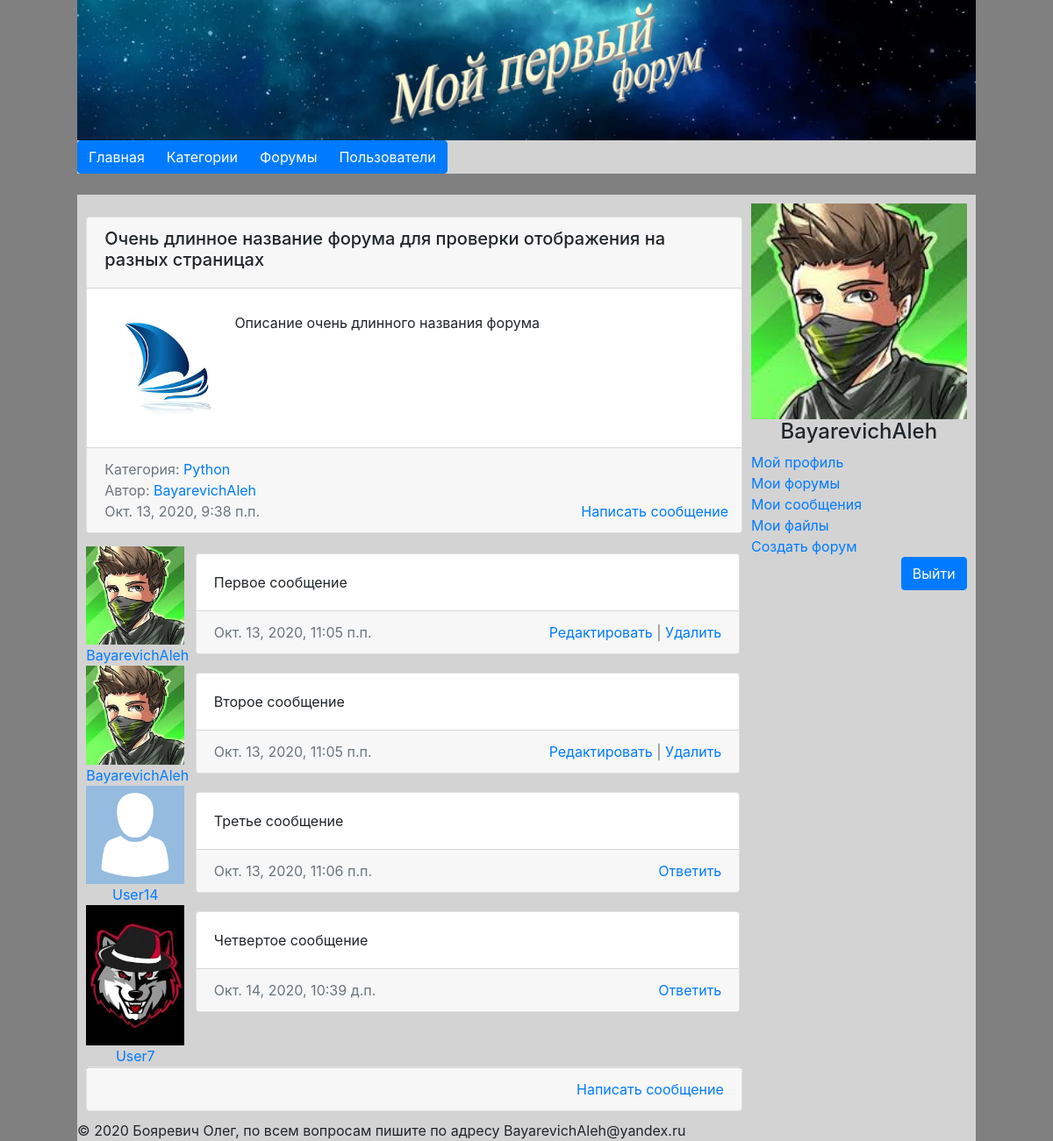
The page /forum/16 (signed in) on the database as committed earlier.
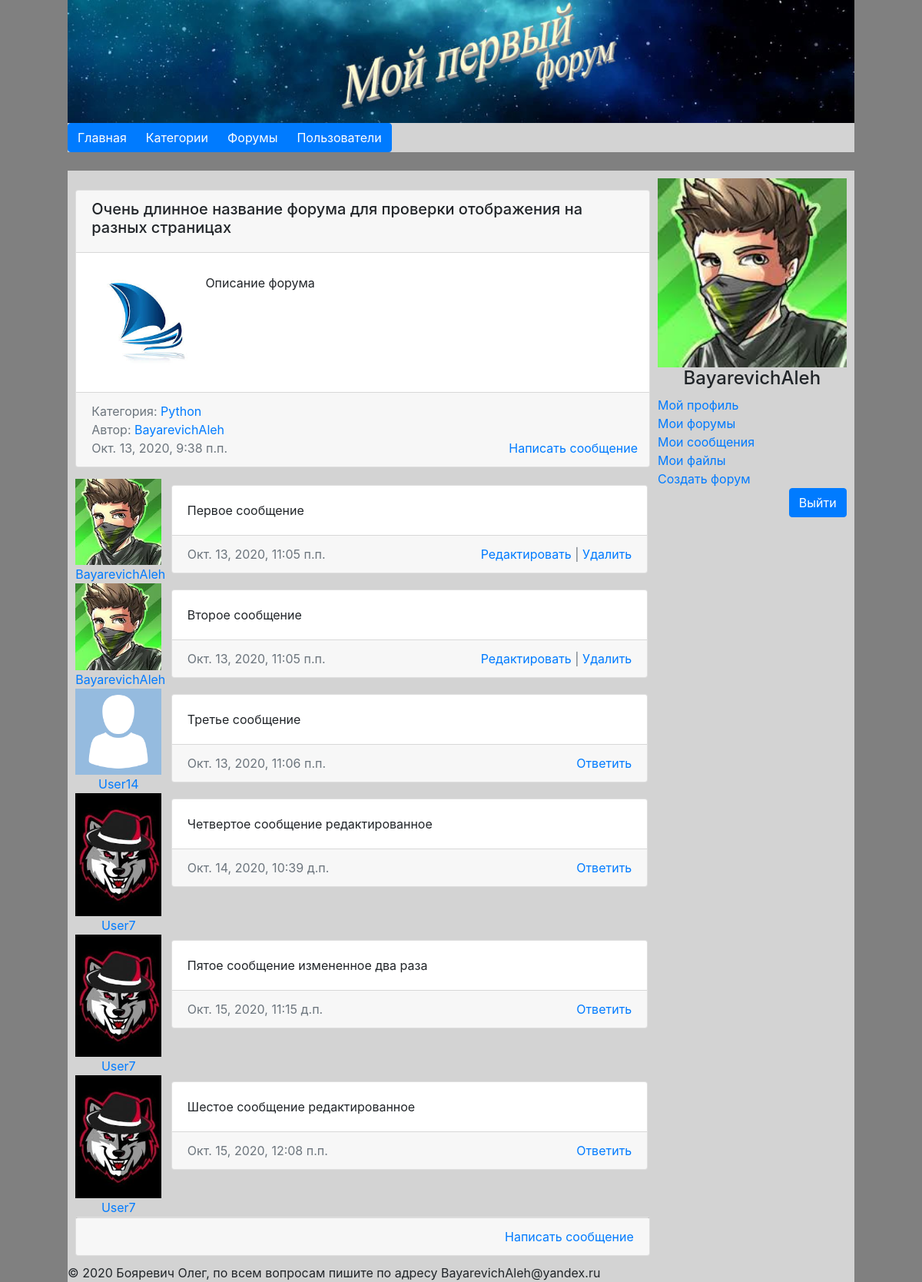
The same page on the database as committed later.
### Forum/models.py (models this page shows, shortened)
class Forum(models.Model):
    category = models.ForeignKey('Category', on_delete=models.SET_NULL, null=True,
                                 verbose_name='Категория')
    name = models.CharField(max_length=100, unique=True, verbose_name='Название')
    commit = models.TextField(verbose_name='Описание')
    logo = models.ImageField(blank=True, upload_to='forumlogos/', verbose_name='Логотип')
    creator = models.ForeignKey('Users', on_delete=models.PROTECT, null=True, verbose_name='Создатель')
    is_published = models.BooleanField(default=True,
                                       verbose_name='Публичность')
    create_date = models.DateTimeField(auto_now_add=True, verbose_name='Дата создания')
    def get_absolute_url(self):
        return reverse('forum', kwargs={"forum_id": self.pk})
    def __str__(self):
        return self.name
    class Meta:
        verbose_name = 'Форум'
        verbose_name_plural = 'Форумы'
        ordering = ['-create_date']

class Category(models.Model):
    title = models.CharField(max_length=150, db_index=True, unique=True, verbose_name='Название категории')
    commit = models.TextField(max_length=1000, verbose_name='Описание категории')
    def get_absolute_url(self):
        return reverse('category', kwargs={"category_id": self.pk})
    def __str__(self):
        return self.title
    class Meta:
        verbose_name = 'Котегория'
        verbose_name_plural = 'Категории'
        ordering = ['pk']

class Users(AbstractUser):
    status_choices = (
        ('active', 'Активен'),
        ('warn', 'Вынесено предупреждение'),
        ('block', 'Заблокирован'),
        ('delate', 'Удален'),
    )
    age = models.DateField(blank=True, null=True, verbose_name='Дата Рождения', )
    photo = models.ImageField(blank=True, upload_to='userphotos/', verbose_name='Фото')
    status = models.CharField(max_length=150, choices=status_choices, default='active', verbose_name='Статус')
    def get_absolute_url(self):
        return reverse('user', kwargs={"username": self.username})
    def __str__(self):
        return self.username
    class Meta:
        verbose_name = 'Пользователь'
        verbose_name_plural = 'Пользователи'
        ordering = ['username']

class Message(models.Model):
    id_forum = models.ForeignKey('Forum', on_delete=models.CASCADE, null=True,
                                 verbose_name='Форум')
    id_user = models.ForeignKey('Users', on_delete=models.PROTECT, null=True,
                                verbose_name='Пользователь')
    text = models.TextField()
    create_date = models.DateTimeField(auto_now_add=True)
    class Meta:
        verbose_name = 'Сообщение'
        verbose_name_plural = 'Сообщения'
        ordering = ['create_date']

### Forum/views.py (the view, shortened to what this page needs)
# urls.py: path('forum/<int:forum_id>', ForumView.as_view(), name='forum'),
class ForumView(MyListView):
    model = Message
    context_object_name = 'messages'
    template_name = 'Forum/forum.html'
    allow_empty = True
    paginate_by = 10
    def get_context_data(self, *, object_list=None, **kwargs):
        context = super(ForumView, self).get_context_data(**kwargs)
        try:
            context['forum'] = Forum.objects.get(pk=self.kwargs['forum_id'])
        except:
            return get_object_or_404(Forum, pk=self.kwargs['forum_id'])
        if context['forum'].is_published == False and self.request.user != context['forum'].creator:
            raise Http404('Форум не найден')
        context['title'] = f"Форум :: {context['forum']}"
        self.pages = context['page_obj']
        context['pages'] = self.get_pages()
        return context
    def get_queryset(self):
        return (Message.objects.filter(id_forum=self.kwargs['forum_id']))
    def get(self, request, *args, **kwargs):
        context = super(ForumView, self).get(request, *args, **kwargs)
        try:
            delete = request.GET['delete']
        except:
            return context

### Forum/utils.py (called while the page is built)
    def get_pages(self,):
        num_pages = self.pages.paginator.num_pages
        number = self.pages.number
        if num_pages < 10:
            return (range(1, num_pages + 1))
        elif number > num_pages - 5:
            return (range(num_pages - 8, num_pages + 1))
        else:
            return (range(number - 4, number + 4))

### Forum/views.py (called while the page is built)
    def get_context_data(self, *, object_list=None, **kwargs):
        context = super(__class__, self).get_context_data(**kwargs)
        context['userform'] = UserLoginForm
        context['title'] = self.title
        self.pages = context['page_obj']
        context['pages'] = self.get_pages()
        return context

### Forum/templates/Forum/forum.html (shortened to what this page needs)
{% extends 'base.html' %}
{% load staticfiles %}
{% block content %}
    <div class="card text-center" style="margin: 15px auto">
        <div class="card-header" align="left">
            <h5>{{ forum.name }}</h5>
        </div>
        <div class="card-body" align="left">
            <div class="col-1-4" style="width: 20%">
                {% if  forum.logo %}
                    <img src="/static{{ forum.logo.url }}" width="100%" alt="Логотип">
                {% else %}
                    <img src="/static/media/forumlogos/nologo.png" width="100%" alt="Логотип">
                {% endif %}
            </div>
            <div class="col-3-4"><p class="card-text" align="justify">{{ forum.commit }}</p></div>
        </div>
        <div class="card-footer text-muted" align="left">
            <div class="col" style="width: 70%; float: left; margin-left: -15px">
                Категория: <a href="{{ forum.category.get_absolute_url }}">{{ forum.category }}</a><br>
                Автор: <a href="{{ forum.creator.get_absolute_url }}">{{ forum.creator }}</a><br>
                {{ forum.create_date }}
            </div>
            <div class="col" align="right" style="width: 35%; float: left; margin-right: -5%; text-align: right">
                {% if request.user.is_authenticated %}
                    <br><br>
                    <a href="{{ forum.get_absolute_url }}/add_message">Написать сообщение</a>
                {% endif %}
            </div>
        </div>
    </div>
    {% for item in messages %}
        <div class="container">
            <div class="col-1-4" style="width: 15%; margin-left: 0px; margin-right: 5px" align="center">
                {% if item.id_user.photo %}
                    <img src="/static{{ item.id_user.photo.url }}" alt="User photo" width="100%">
                {% else %}
                    <img src="/static/media/userphotos/nophoto.png" alt="User photo" width="100%">
                {% endif %}
                <div align="center"><a href="{{ item.id_user.get_absolute_url }}">{{ item.id_user.username }}</a></div>
            </div>
            <div class="col-3-4" style="width: 83%;margin-right: -2%">
                <div class="card text-center">
                    <div class="card-body" align="left">
                        {{ item.text }}
                    </div>
                    <div class="card-footer text-muted" align="left">
                        <div class="col" style="width: 50%; float: left; margin-left: -15px">
                            {{ item.create_date }}
                        </div>
                        <div class="col" align="right" style="width: 50%; float: right; margin-right:-15px">
                            <form action="#" method="get" id="delete">
                                {% if request.user == item.id_user %}
                                    <a href="{{ forum.get_absolute_url }}/edit_message/{{ item.pk }}"
                                       onclick="document.getElementById('form1').submit(); return false;">Редактировать</a>
                                    |
                                    <a href="{{ forum.get_absolute_url }}?delete={{ item.pk }}"
                                       onclick="document.getElementById('form1').submit(); return false;">Удалить</a>
                                {% else %}
                                    <a href="#"
                                       onclick="document.getElementById('form1').submit(); return false;">Ответить</a>
                                {% endif %}
                            </form>
                        </div>
                    </div>
                </div>
            </div>
        </div>
    {% endfor %}
    <div class="card text-center" style="margin: 0 auto">
        <div class="card-footer text-muted" align="right">
            {% if request.user.is_authenticated %}
                <a href="{{ forum.get_absolute_url }}/add_message">Написать сообщение</a>
            {% endif %}
        </div>
    </div>
{% endblock %}
{% block user %}
    {{ block.super }}
{% endblock %}

### templates/base.html (shortened to what this page needs)
<!doctype html>
{% load static %}
<html lang="en">
<head>
    <link rel="stylesheet" href="{% static 'bootstrap/css/bootstrap.min.css' %}">
    <link rel="stylesheet" href="{% static 'css/style.css' %}">
</head>
<body>
{% include 'inc/_nav.html' %}
<div class="main">
    <br>
    <div class="container">
        <div class="row">
            <div class="col-3-4">
                {% block content %}
                {% endblock %}
            </div>
            <div class="col-1-4" style="width: 24%; margin-top: 10px">
                {% block user %}
                    {% include 'inc/_login.html' %}
                {% endblock %}
            </div>
        </div>
    </div>
</div>
<footer>
    <div class="container">
        © 2020 Бояревич Олег, по всем вопросам пишите по адресу BayarevichAleh@yandex.ru
    </div>
</footer>
</body>
</html>

### templates/inc/_nav.html
<header>
    <div class="media" style="align-content: center">
        <div class="media-body" style="max-width: 1024px; display: block;
    margin-left: auto;
    margin-right: auto">
            <img src="/static/media/Untitled-1.jpg" width="100%" alt="Banner">
        </div>
    </div>
    <div class="container" style="padding: 0px">
        <div class="btn-group" role="group">
            <button onclick="window.location.href='{% url 'index' %}'" type="button" class="btn btn-primary">Главная
            </button>
            <button onclick="window.location.href='{% url 'categories' %}'" type="button" class="btn btn-primary">
                Категории
            </button>
            <button onclick="window.location.href='{% url 'category' 0 %}'" type="button" class="btn btn-primary">Форумы
            </button>
            <button onclick="window.location.href='{% url 'users' %}'" type="button" class="btn btn-primary">
                Пользователи
            </button>
        </div>
    </div>
</header>

### templates/inc/_login.html (shortened to what this page needs)
{% load staticfiles %}
{% if request.user.is_authenticated %}
    {% if request.user.photo %}
        <img src="{% static request.user.photo.url %}" alt="Photo" width="100%">
    {% else %}
        <img src="{% static 'media/userphotos/nophoto.png' %}" alt="Photo" width="100%">
    {% endif %}
    <h4 align="center">{{ request.user.username }}</h4>
    <a href="{{ request.user.get_absolute_url }}">Мой профиль</a><br>
    <a href="{% url 'myforums' %}">Мои форумы</a><br>
    <a href="#">Мои сообщения</a><br>
    <a href="#">Мои файлы</a><br>
    <a href="{% url 'add_forum' %}">Создать форум</a><br>
        <div style="float: right">
            <a href="{% url 'logout' %}?url={{ request.path }}" class="btn btn-primary">Выйти</a>
        </div>
{% endif %}

### Forum/static/css/style.css (style rules this page uses)
.container { width: 100%; max-width: 1024px; padding: 0px; margin: 0 auto; background-color: lightgrey; }
.container:after, .row:after { content: ""; display: table; clear: both; }
.col-3-4 { width: 73%; float: left; margin: 1%; }
.col-1-4 { width: 25%; float: left; }
.row { margin: 0px auto; padding: 0 0px; }
body { background-color: gray; }

Rows that differ between the two databases and show on the page:
changed Forum "Очень длинное название форума для проверки отображения на разных страницах": commit "Описание очень длинного названия форума" → "Описание форума"
changed Message: text "Четвертое сообщение" → "Четвертое сообщение редактированное"
added Message: id_user.photo (picture), id_user.username "User7", text "Пятое сообщение измененное два раза", create_date "Окт. 15, 2020, 11:15 д.п.", shows "Ответить"
added Message: id_user.photo (picture), id_user.username "User7", text "Шестое сообщение редактированное", create_date "Окт. 15, 2020, 12:08 п.п.", shows "Ответить"
